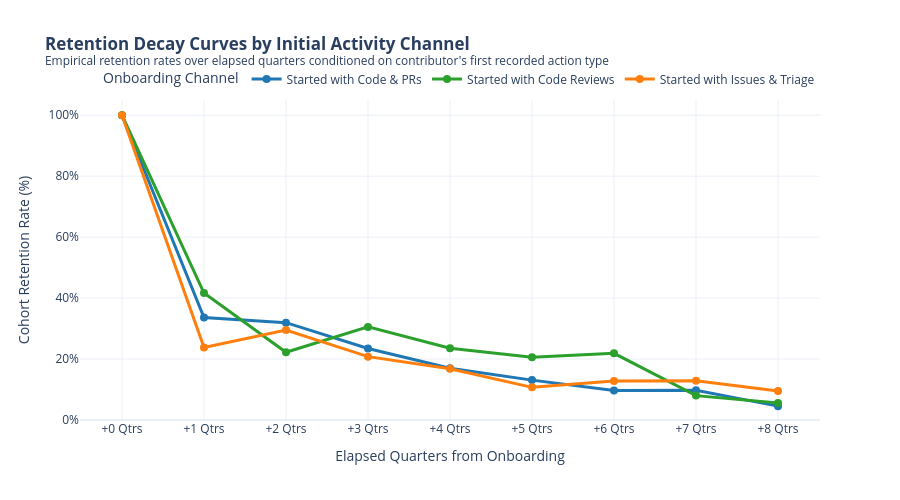

Source (notebook cell):
### Markdown cell above
### Visualization 4: Retention Decay Curves by Initial Activity Channel

* **X-axis**: Elapsed Quarters from Onboarding ($+0$ to $+8$).
* **Y-axis**: Empirical Cohort Retention Rate (%).
* **Comparative Strata**:
  * Started with Pull Request / Code Commit
  * Started with Issue Report
  * Started with Code Review / Review Comment
* **Significance**: Identifies whether contributors entering through code contributions experience higher long-term stickiness compared to those filing bug reports or participating in code reviews.

### Code cell
decay_rows = []

for init_cat in ['Code & PRs', 'Issues & Triage', 'Code Reviews']:
    sub_cntrbs = first_acts[first_acts['initial_category'] == init_cat]['cntrb_id'].unique()
    sub_actions = df_actions[df_actions['cntrb_id'].isin(sub_cntrbs)]
    
    for k in range(max_elapsed + 1):
        eligible = first_acts[
            first_acts['cntrb_id'].isin(sub_cntrbs) & 
            (((latest_year - first_acts['cohort_year']) * 4 + (latest_qtr - first_acts['cohort_qtr'])) >= k)
        ]
        n_eligible = len(eligible)
        if n_eligible == 0:
            continue
        active_in_k = sub_actions[
            (sub_actions['cntrb_id'].isin(eligible['cntrb_id'])) & 
            (sub_actions['elapsed_quarters'] == k)
        ]['cntrb_id'].nunique()
        
        rate = (active_in_k / n_eligible) * 100.0
        decay_rows.append({
            'initial_category': init_cat,
            'elapsed_quarters': k,
            'elapsed_label': f"+{k} Qtrs",
            'retention_rate': rate,
            'active_count': active_in_k,
            'eligible_count': n_eligible
        })

df_decay = pd.DataFrame(decay_rows)

fig_decay = go.Figure()
decay_colors = {
    'Code & PRs': '#1f77b4',
    'Code Reviews': '#2ca02c',
    'Issues & Triage': '#ff7f0e'
}

for cat in ['Code & PRs', 'Code Reviews', 'Issues & Triage']:
    cdata = df_decay[df_decay['initial_category'] == cat].sort_values('elapsed_quarters')
    fig_decay.add_trace(go.Scatter(
        x=cdata['elapsed_label'],
        y=cdata['retention_rate'],
        mode='lines+markers',
        name=f"Started with {cat}",
        line=dict(color=decay_colors.get(cat, '#333333'), width=3),
        marker=dict(size=8),
        hovertemplate="<b>Channel</b>: Started with " + cat + "<br><b>Elapsed</b>: %{x}<br><b>Retention</b>: %{y:.1f}%<br><b>Active/Total</b>: %{text}<extra></extra>",
        text=[f"{r}/{t}" for r, t in zip(cdata['active_count'], cdata['eligible_count'])]
    ))

fig_decay.update_layout(
    title="<b>Retention Decay Curves by Initial Activity Channel</b><br><sup>Empirical retention rates over elapsed quarters conditioned on contributor's first recorded action type</sup>",
    xaxis=dict(title="Elapsed Quarters from Onboarding"),
    yaxis=dict(title="Cohort Retention Rate (%)", ticksuffix="%", range=[0, 105]),
    legend=dict(title="Onboarding Channel", orientation="h", yanchor="bottom", y=1.02, xanchor="right", x=1),
    height=500,
    width=900,
    template="plotly_white"
)

fig_decay.show()

### Figure 1 — Plotly figure (JSON) as saved in the notebook; plotly's stock layout.template omitted (floating-point values rounded to 4 significant figures)
{"data": [{"hovertemplate": "<b>Channel</b>: Started with Code & PRs<br><b>Elapsed</b>: %{x}<br><b>Retention</b>: %{y:.1f}%<br><b>Active/Total</b>: %{text}<extra></extra>", "line": {"color": "#1f77b4", "width": 3}, "marker": {"size": 8}, "mode": "lines+markers", "name": "Started with Code & PRs", "text": ["119/119", "40/119", "38/119", "27/115", "19/112", "14/107", "9/93", "8/82", "3/66"], "type": "scatter", "x": ["+0 Qtrs", "+1 Qtrs", "+2 Qtrs", "+3 Qtrs", "+4 Qtrs", "+5 Qtrs", "+6 Qtrs", "+7 Qtrs", "+8 Qtrs"], "y": [100.0, 33.61, 31.93, 23.48, 16.96, 13.08, 9.677, 9.756, 4.545]}, {"hovertemplate": "<b>Channel</b>: Started with Code Reviews<br><b>Elapsed</b>: %{x}<br><b>Retention</b>: %{y:.1f}%<br><b>Active/Total</b>: %{text}<extra></extra>", "line": {"color": "#2ca02c", "width": 3}, "marker": {"size": 8}, "mode": "lines+markers", "name": "Started with Code Reviews", "text": ["36/36", "15/36", "8/36", "11/36", "8/34", "7/34", "7/32", "2/25", "1/18"], "type": "scatter", "x": ["+0 Qtrs", "+1 Qtrs", "+2 Qtrs", "+3 Qtrs", "+4 Qtrs", "+5 Qtrs", "+6 Qtrs", "+7 Qtrs", "+8 Qtrs"], "y": [100.0, 41.67, 22.22, 30.56, 23.53, 20.59, 21.88, 8.0, 5.556]}, {"hovertemplate": "<b>Channel</b>: Started with Issues & Triage<br><b>Elapsed</b>: %{x}<br><b>Retention</b>: %{y:.1f}%<br><b>Active/Total</b>: %{text}<extra></extra>", "line": {"color": "#ff7f0e", "width": 3}, "marker": {"size": 8}, "mode": "lines+markers", "name": "Started with Issues & Triage", "text": ["105/105", "25/105", "31/105", "21/101", "16/95", "9/84", "10/78", "9/70", "6/63"], "type": "scatter", "x": ["+0 Qtrs", "+1 Qtrs", "+2 Qtrs", "+3 Qtrs", "+4 Qtrs", "+5 Qtrs", "+6 Qtrs", "+7 Qtrs", "+8 Qtrs"], "y": [100.0, 23.81, 29.52, 20.79, 16.84, 10.71, 12.82, 12.86, 9.524]}], "layout": {"height": 500, "legend": {"orientation": "h", "title": {"text": "Onboarding Channel"}, "x": 1, "xanchor": "right", "y": 1.02, "yanchor": "bottom"}, "title": {"text": "<b>Retention Decay Curves by Initial Activity Channel</b><br><sup>Empirical retention rates over elapsed quarters conditioned on contributor's first recorded action type</sup>"}, "width": 900, "xaxis": {"title": {"text": "Elapsed Quarters from Onboarding"}}, "yaxis": {"range": [0, 105], "ticksuffix": "%", "title": {"text": "Cohort Retention Rate (%)"}}}}
